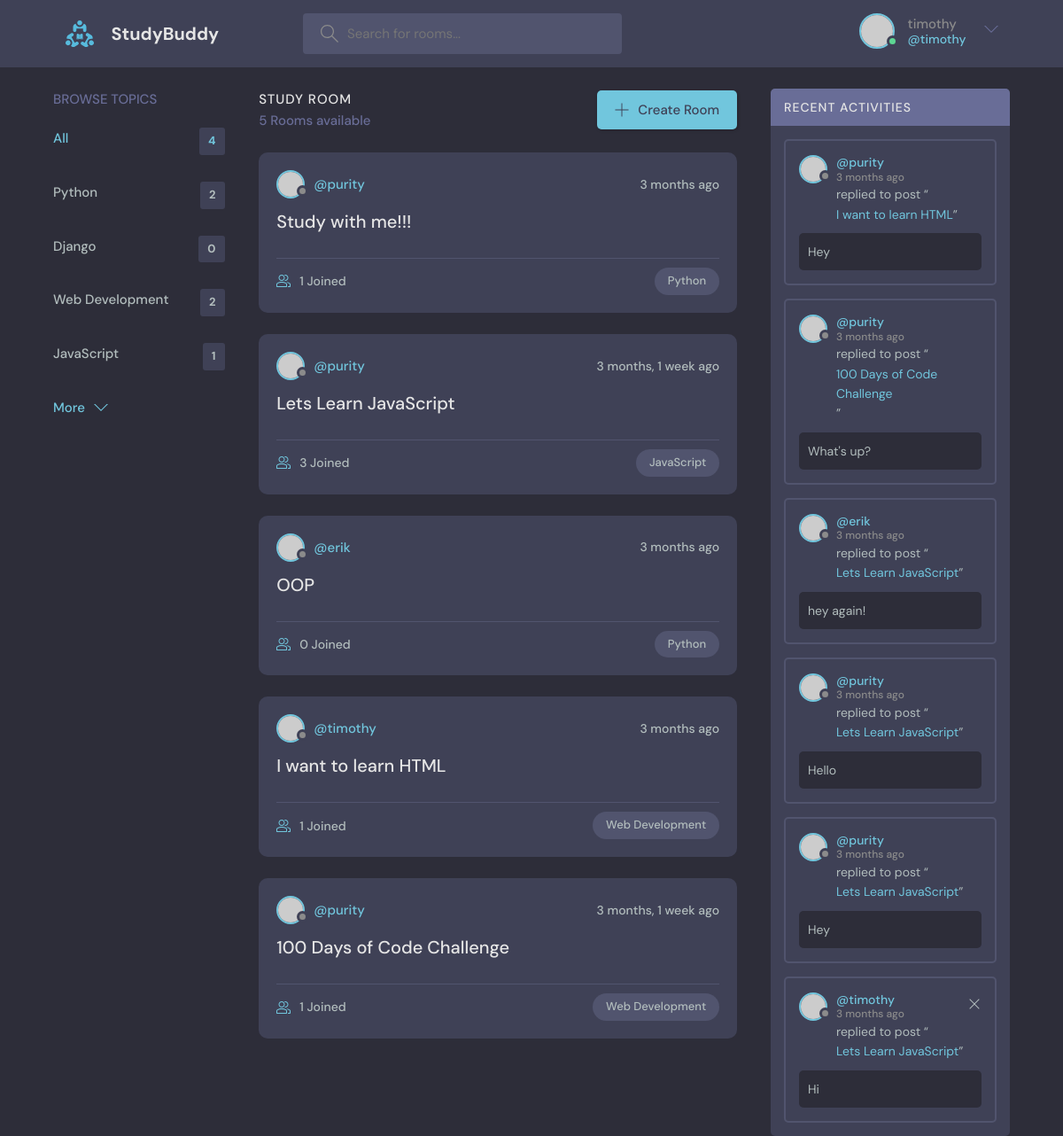
Screenshot of / (signed in) with the database file from the repository.
### base/models.py (models this page shows, shortened)
class Topic(models.Model):
    name = models.CharField(max_length=200)

class Room(models.Model):
    host = models.ForeignKey(User, on_delete=models.SET_NULL, null=True)
    topic = models.ForeignKey(Topic, on_delete=models.SET_NULL, null=True)
    name = models.CharField(max_length=200)
    description = models.TextField(null=True, blank=True) #null=True, meaning field can be empty. blank=True, to allow blank/empty forms
    participants = models.ManyToManyField(User, related_name='participants', blank=True) #all users  active in a room
    updated = models.DateTimeField(auto_now=True)  #take timestamp of row when it's updated
    created = models.DateTimeField(auto_now_add=True) #take timestamp of row hen it's created only
    class Meta:
        ordering = ['-updated', '-created']
    def __str__(self):
        return self.name

class Message(models.Model):
    user = models.ForeignKey(User, on_delete=models.CASCADE) #user sending the message. 1-to-many relationship with Message
    room = models.ForeignKey(Room, on_delete=models.CASCADE) #database relationship - 1-to-many relationship with Room
    body = models.TextField()
    updated = models.DateTimeField(auto_now=True)   #take timestamp everytime the row is updated
    created = models.DateTimeField(auto_now_add=True) #take timestamp only when the record/row is created
    class Meta:
        ordering = ['-updated', '-created']

### base/views.py (the view)
# urls.py: path('', views.home, name="home"),
def home(request):
    q = request.GET.get('q') if request.GET.get('q') != None else ''
    rooms = Room.objects.filter(
        Q(topic__name__icontains=q) |
        Q(name__contains=q)    |
        Q(description__icontains=q)
        )
    topics = Topic.objects.all()
    room_count = rooms.count()
    room_messages = Message.objects.filter(Q(room__topic__name__icontains=q))
    context = {'rooms': rooms, 'topics': topics,
               'room_count': room_count, 'room_messages': room_messages}
    return render(request, 'base/home.html', context)

### base/templates/base/home.html (shortened to what this page needs)
{% extends 'main.html' %}
{% block content %}
    <main class="layout layout--3">
      <div class="container">
        {% include 'base/topics_component.html' %}
        <div class="roomList">
          <div class="roomList__header">
            <div>
              <h2>Study Room</h2>
              <p>{{room_count}} Rooms available</p>
            </div>
            <a class="btn btn--main" href="create-room.html">
              <svg version="1.1" xmlns="http://www.w3.org/2000/svg" width="32" height="32" viewBox="0 0 32 32">
                <title>add</title>
                <path
                  d="M16.943 0.943h-1.885v14.115h-14.115v1.885h14.115v14.115h1.885v-14.115h14.115v-1.885h-14.115v-14.115z"
                ></path>
              </svg>
              Create Room
            </a>
          </div>
          {% include 'base/feed_component.html' %}
        </div>
        {% include 'base/activity_component.html' %}
      </div>
    </main>
{% endblock content%}

### templates/navbar.html (shortened to what this page needs)
{% load static %}
<header class="header header--loggedIn">
    <div class="container">
      <a href="{% url 'home' %}" class="header__logo">
        <img src="{% static 'images/logo.svg' %}" />
        <h1>StudyBuddy</h1>
      </a>
      <form class="header__search" method="GET" action="{% url 'home' %}">
        <label>
          <input name="q" placeholder="Search for rooms..." />
        </label>
      </form>
      <nav class="header__menu">
        {% if request.user.is_authenticated %}
        <div class="header__user">
          <a href="profile.html">
            <div class="avatar avatar--medium active">
              <img src="https://randomuser.me/api/portraits/men/37.jpg" />
            </div>
            <p>{{request.user.username}} <span>@{{request.user.username}}</span></p>
          </a>
          <button class="dropdown-button">
            <svg version="1.1" xmlns="http://www.w3.org/2000/svg" width="32" height="32" viewBox="0 0 32 32">
              <title>chevron-down</title>
              <path d="M16 21l-13-13h-3l16 16 16-16h-3l-13 13z"></path>
            </svg>
          </button>
        </div>
        {% else %}
        <a href="{% url 'login' %}">
          <img src="{% static 'images/avatar.svg' %}" />
          <p>Login</p>
        </a>
        {% endif %}
      </nav>
    </div>
  </header>

### base/templates/base/topics_component.html
<div class="topics">
    <div class="topics__header">
      <h2>Browse Topics</h2>
    </div>
    <ul class="topics__list">
      <li>
        <a href="{% url 'home' %}" class="active">All <span>{{topics.count}}</span></a>
      </li>
      {% for topic in topics %}
      <li>
        <a href="{% url 'home' %}?q={{topic.name}}">{{topic.name}} <span>{{topic.room_set.all.count}}</span></a>
      </li>
      {% endfor %}
    </ul>
    <a class="btn btn--link" href="topics.html">
      More
      <svg version="1.1" xmlns="http://www.w3.org/2000/svg" width="32" height="32" viewBox="0 0 32 32">
        <title>chevron-down</title>
        <path d="M16 21l-13-13h-3l16 16 16-16h-3l-13 13z"></path>
      </svg>
    </a>
  </div>

### base/templates/base/feed_component.html (shortened to what this page needs)
{% for room in rooms %}
<div class="roomListRoom">
    <div class="roomListRoom__header">
      <a href="{% url 'user-profile' room.host.id %}" class="roomListRoom__author">
        <div class="avatar avatar--small">
          <img src="https://randomuser.me/api/portraits/women/11.jpg" />
        </div>
        <span>@{{room.host.username}}</span>
      </a>
      <div class="roomListRoom__actions">
        <span>{{room.created|timesince}} ago</span>
      </div>
    </div>
    <div class="roomListRoom__content">
      <a href="{% url 'room' room.id %}">{{room.name}}</a>
    </div>
    <div class="roomListRoom__meta">
      <a href="{% url 'room' room.id %}" class="roomListRoom__joined">
        {{room.participants.all.count}} Joined
      </a>
      <p class="roomListRoom__topic">{{room.topic.name}}</p>
    </div>
  </div>
  {% endfor %}

### base/templates/base/activity_component.html
<div class="activities">
    <div class="activities__header">
      <h2>Recent Activities</h2>
    </div>
    {% for message in room_messages %}
    <div class="activities__box">
      <div class="activities__boxHeader roomListRoom__header">
        <a href="{% url 'user-profile' message.user.id %}" class="roomListRoom__author">
          <div class="avatar avatar--small">
            <img src="https://randomuser.me/api/portraits/women/11.jpg" />
          </div>
          <p>
            @{{message.user}}
            <span>{{message.created|timesince}} ago</span>
          </p>
        </a>
        {% if request.user == message.user %}
        <div class="roomListRoom__actions">
          <a href="{% url 'delete-message' message.id %}">
            <svg version="1.1" xmlns="http://www.w3.org/2000/svg" width="32" height="32" viewBox="0 0 32 32">
              <title>remove</title>
              <path
                d="M27.314 6.019l-1.333-1.333-9.98 9.981-9.981-9.981-1.333 1.333 9.981 9.981-9.981 9.98 1.333 1.333 9.981-9.98 9.98 9.98 1.333-1.333-9.98-9.98 9.98-9.981z"
              ></path>
            </svg>
          </a>
        </div>
        {% endif %}
      </div>
      <div class="activities__boxContent">
        <p>replied to post “<a href="{% url 'room' message.room.id %}">{{message.room}}</a>”</p>
        <div class="activities__boxRoomContent">
          {{message.body}}
        </div>
      </div>
    </div>
    {% endfor %}
  </div>

### rows the page displays
Topic: name "Python", room_set.all.count "2"
Topic: name "Django", room_set.all.count "0"
Topic: name "Web Development", room_set.all.count "2"
Topic: name "JavaScript", room_set.all.count "1"
Room: host.username "purity", created "3 months", name "Study with me!!!", participants.all.count "1", topic.name "Python"
Room: host.username "purity", created "3 months, 1 week", name "Lets Learn JavaScript", participants.all.count "3", topic.name "JavaScript"
Room: host.username "erik", created "3 months", name "OOP", participants.all.count "0", topic.name "Python"
Room: host.username "timothy", created "3 months", name "I want to learn HTML", participants.all.count "1", topic.name "Web Development"
Room: host.username "purity", created "3 months, 1 week", name "100 Days of Code Challenge", participants.all.count "1", topic.name "Web Development"
Message: user "purity", created "3 months", room "I want to learn HTML", body "Hey"
Message: user "purity", created "3 months", room "100 Days of Code Challenge", body "What's up?"
Message: user "erik", created "3 months", room "Lets Learn JavaScript", body "hey again!"
Message: user "purity", created "3 months", room "Lets Learn JavaScript", body "Hello"
Message: user "purity", created "3 months", room "Lets Learn JavaScript", body "Hey"
Message: user "timothy", created "3 months", room "Lets Learn JavaScript", body "Hi"

### other values shown
{{ request.user.username }} "timothy"
{{ topics.count }} "4"
{{ room_count }} "5"
